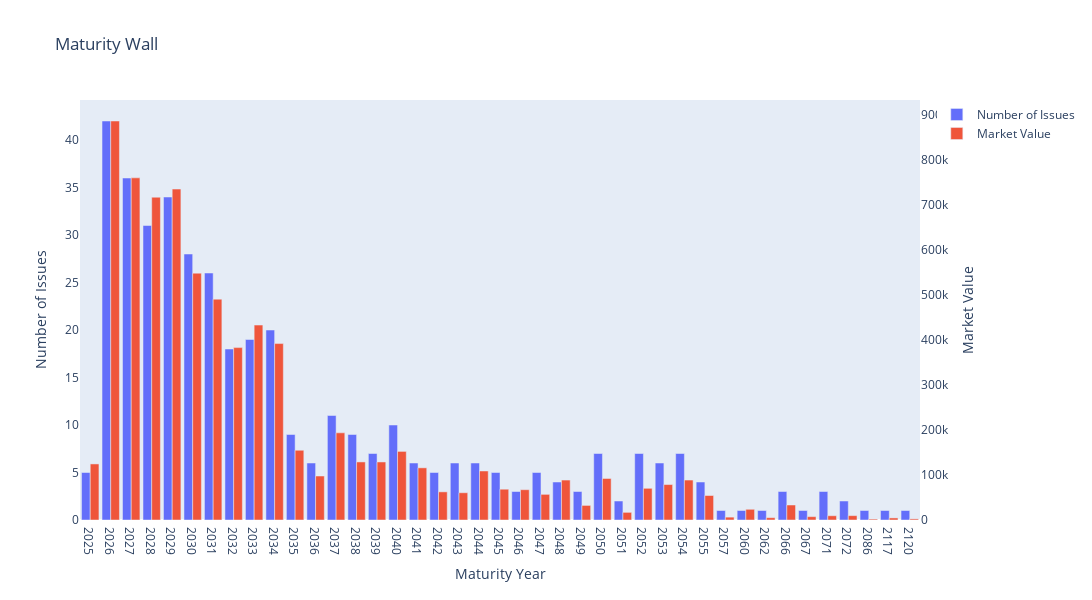

Notebook cell for this chart:
### Code cell
fig = go.Figure()

fig.add_trace(
    go.Bar(x=index_maturity_year.index, y=index_maturity_year['number_of_issues'], name='Number of Issues', offsetgroup=1)
)

fig.add_trace(
    go.Bar( x=index_maturity_year.index, y=index_maturity_year['market_value'], name='Market Value', yaxis='y2', offsetgroup=2,
    )
)

fig.update_layout(
    width=1200,
    height=600,
    title='Maturity Wall',
    xaxis=dict(title='Maturity Year', type='category'),
    yaxis=dict(title='Number of Issues', side='left', showgrid=False),
    yaxis2=dict(title='Market Value', side='right', overlaying='y',showgrid=False),
    barmode='group',
    bargap=0.15
)

fig.show()

### Figure 1 — Plotly figure (JSON) as saved in the notebook; plotly's stock layout.template omitted (floating-point values rounded to 4 significant figures)
{"data": [{"name": "Number of Issues", "offsetgroup": "1", "type": "bar", "x": [2025, 2026, 2027, 2028, 2029, 2030, 2031, 2032, 2033, 2034, 2035, 2036, 2037, 2038, 2039, 2040, 2041, 2042, 2043, 2044, 2045, 2046, 2047, 2048, 2049, 2050, 2051, 2052, 2053, 2054, 2055, 2057, 2060, 2062, 2066, 2067, 2071, 2072, 2086, 2117, 2120], "y": [5, 42, 36, 31, 34, 28, 26, 18, 19, 20, 9, 6, 11, 9, 7, 10, 6, 5, 6, 6, 5, 3, 5, 4, 3, 7, 2, 7, 6, 7, 4, 1, 1, 1, 3, 1, 3, 2, 1, 1, 1]}, {"name": "Market Value", "offsetgroup": "2", "type": "bar", "x": [2025, 2026, 2027, 2028, 2029, 2030, 2031, 2032, 2033, 2034, 2035, 2036, 2037, 2038, 2039, 2040, 2041, 2042, 2043, 2044, 2045, 2046, 2047, 2048, 2049, 2050, 2051, 2052, 2053, 2054, 2055, 2057, 2060, 2062, 2066, 2067, 2071, 2072, 2086, 2117, 2120], "y": [124400.0, 885100.0, 759000.0, 716100.0, 734100.0, 547600.0, 489900.0, 382500.0, 432400.0, 391400.0, 154700.0, 97560.0, 193400.0, 128800.0, 128700.0, 152200.0, 115700.0, 62450.0, 60490.0, 108800.0, 68300.0, 67210.0, 56910.0, 88610.0, 32340.0, 92100.0, 16970.0, 70330.0, 78640.0, 88650.0, 54320.0, 6338.0, 23750.0, 5178.0, 33280.0, 7424.0, 9439.0, 9678.0, 2048.0, 4596.0, 2462.0], "yaxis": "y2"}], "layout": {"bargap": 0.15, "barmode": "group", "height": 600, "title": {"text": "Maturity Wall"}, "width": 1200, "xaxis": {"title": {"text": "Maturity Year"}, "type": "category"}, "yaxis": {"showgrid": false, "side": "left", "title": {"text": "Number of Issues"}}, "yaxis2": {"overlaying": "y", "showgrid": false, "side": "right", "title": {"text": "Market Value"}}}}
